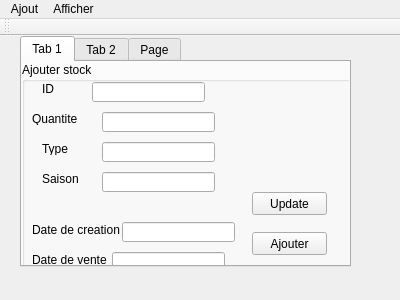
<?xml version="1.0" encoding="UTF-8"?>
<ui version="4.0">
 <class>MainWindow</class>
 <widget class="QMainWindow" name="MainWindow">
  <property name="geometry">
   <rect>
    <x>0</x>
    <y>0</y>
    <width>400</width>
    <height>300</height>
   </rect>
  </property>
  <property name="windowTitle">
   <string>Gestion des Clients</string>
  </property>
  <widget class="QWidget" name="Ajout">
   <widget class="QTabWidget" name="tabWidget">
    <property name="geometry">
     <rect>
      <x>20</x>
      <y>0</y>
      <width>331</width>
      <height>231</height>
     </rect>
    </property>
    <property name="currentIndex">
     <number>0</number>
    </property>
    <widget class="QWidget" name="Ajout_2">
     <attribute name="title">
      <string>Tab 1</string>
     </attribute>
     <widget class="QGroupBox" name="groupBox">
      <property name="geometry">
       <rect>
        <x>0</x>
        <y>0</y>
        <width>351</width>
        <height>241</height>
       </rect>
      </property>
      <property name="title">
       <string>Ajouter stock</string>
      </property>
      <widget class="QLabel" name="label_25">
       <property name="geometry">
        <rect>
         <x>20</x>
         <y>20</y>
         <width>47</width>
         <height>13</height>
        </rect>
       </property>
       <property name="text">
        <string>ID</string>
       </property>
      </widget>
      <widget class="QLabel" name="label_26">
       <property name="geometry">
        <rect>
         <x>20</x>
         <y>80</y>
         <width>47</width>
         <height>13</height>
        </rect>
       </property>
       <property name="text">
        <string>Type</string>
       </property>
      </widget>
      <widget class="QLineEdit" name="lineEdit">
       <property name="geometry">
        <rect>
         <x>70</x>
         <y>20</y>
         <width>113</width>
         <height>20</height>
        </rect>
       </property>
      </widget>
      <widget class="QLineEdit" name="lineEdit_Type">
       <property name="geometry">
        <rect>
         <x>80</x>
         <y>80</y>
         <width>113</width>
         <height>20</height>
        </rect>
       </property>
      </widget>
      <widget class="QLabel" name="label_27">
       <property name="geometry">
        <rect>
         <x>10</x>
         <y>160</y>
         <width>91</width>
         <height>16</height>
        </rect>
       </property>
       <property name="text">
        <string>Date de creation</string>
       </property>
      </widget>
      <widget class="QLabel" name="label_28">
       <property name="geometry">
        <rect>
         <x>20</x>
         <y>110</y>
         <width>47</width>
         <height>13</height>
        </rect>
       </property>
       <property name="text">
        <string>Saison</string>
       </property>
      </widget>
      <widget class="QLabel" name="label_29">
       <property name="geometry">
        <rect>
         <x>10</x>
         <y>50</y>
         <width>47</width>
         <height>13</height>
        </rect>
       </property>
       <property name="text">
        <string>Quantite</string>
       </property>
      </widget>
      <widget class="QLineEdit" name="lineEdit_Saison">
       <property name="geometry">
        <rect>
         <x>80</x>
         <y>110</y>
         <width>113</width>
         <height>20</height>
        </rect>
       </property>
      </widget>
      <widget class="QLabel" name="label_30">
       <property name="geometry">
        <rect>
         <x>10</x>
         <y>190</y>
         <width>91</width>
         <height>16</height>
        </rect>
       </property>
       <property name="text">
        <string>Date de vente</string>
       </property>
      </widget>
      <widget class="QLineEdit" name="lineEdit_Qantiteu">
       <property name="geometry">
        <rect>
         <x>80</x>
         <y>50</y>
         <width>113</width>
         <height>20</height>
        </rect>
       </property>
      </widget>
      <widget class="QLineEdit" name="lineEdit_DC">
       <property name="geometry">
        <rect>
         <x>100</x>
         <y>160</y>
         <width>113</width>
         <height>20</height>
        </rect>
       </property>
      </widget>
      <widget class="QLineEdit" name="lineEdit_DV">
       <property name="geometry">
        <rect>
         <x>90</x>
         <y>190</y>
         <width>113</width>
         <height>20</height>
        </rect>
       </property>
      </widget>
      <widget class="QPushButton" name="pushButton">
       <property name="geometry">
        <rect>
         <x>230</x>
         <y>170</y>
         <width>75</width>
         <height>23</height>
        </rect>
       </property>
       <property name="text">
        <string>Ajouter</string>
       </property>
      </widget>
      <widget class="QPushButton" name="pushButton_3">
       <property name="geometry">
        <rect>
         <x>230</x>
         <y>130</y>
         <width>75</width>
         <height>23</height>
        </rect>
       </property>
       <property name="text">
        <string>Update</string>
       </property>
      </widget>
     </widget>
    </widget>
    <widget class="QWidget" name="afficher">
     <attribute name="title">
      <string>Tab 2</string>
     </attribute>
     <widget class="QTableView" name="tableView">
      <property name="geometry">
       <rect>
        <x>20</x>
        <y>0</y>
        <width>256</width>
        <height>192</height>
       </rect>
      </property>
     </widget>
    </widget>
    <widget class="QWidget" name="tab">
     <attribute name="title">
      <string>Page</string>
     </attribute>
     <widget class="QGroupBox" name="groupBox_2">
      <property name="geometry">
       <rect>
        <x>10</x>
        <y>10</y>
        <width>271</width>
        <height>171</height>
       </rect>
      </property>
      <property name="title">
       <string>supp</string>
      </property>
      <widget class="QLabel" name="label">
       <property name="geometry">
        <rect>
         <x>20</x>
         <y>30</y>
         <width>47</width>
         <height>14</height>
        </rect>
       </property>
       <property name="text">
        <string>ID a supp</string>
       </property>
      </widget>
      <widget class="QLineEdit" name="lineEdit_id">
       <property name="geometry">
        <rect>
         <x>80</x>
         <y>30</y>
         <width>113</width>
         <height>20</height>
        </rect>
       </property>
      </widget>
      <widget class="QPushButton" name="pushButton_2">
       <property name="geometry">
        <rect>
         <x>180</x>
         <y>130</y>
         <width>75</width>
         <height>23</height>
        </rect>
       </property>
       <property name="text">
        <string>Supprimer</string>
       </property>
      </widget>
     </widget>
    </widget>
   </widget>
  </widget>
  <widget class="QToolBar" name="mainToolBar">
   <attribute name="toolBarArea">
    <enum>TopToolBarArea</enum>
   </attribute>
   <attribute name="toolBarBreak">
    <bool>false</bool>
   </attribute>
  </widget>
  <widget class="QMenuBar" name="menuBar">
   <property name="geometry">
    <rect>
     <x>0</x>
     <y>0</y>
     <width>400</width>
     <height>22</height>
    </rect>
   </property>
   <widget class="QMenu" name="menuAjout">
    <property name="title">
     <string>Ajout</string>
    </property>
   </widget>
   <widget class="QMenu" name="menuAfficher">
    <property name="title">
     <string>Afficher</string>
    </property>
   </widget>
   <addaction name="menuAjout"/>
   <addaction name="menuAfficher"/>
  </widget>
 </widget>
 <layoutdefault spacing="6" margin="11"/>
 <resources/>
 <connections/>
</ui>
